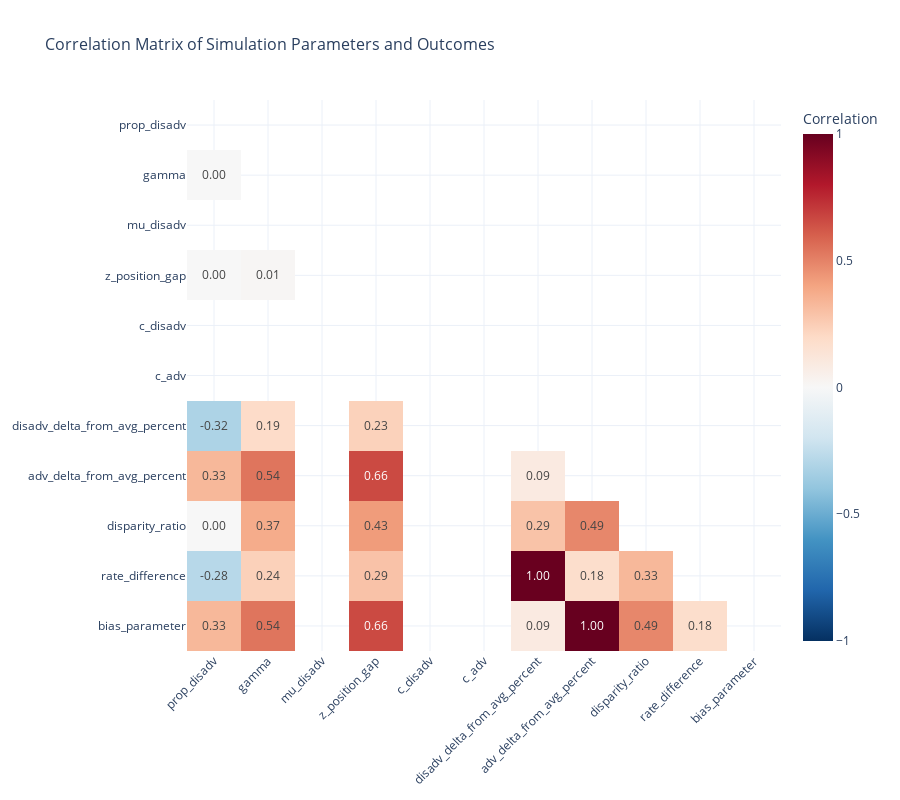

Write notebook code for a chart like this one.
### Code cell
import plotly.graph_objects as go
import numpy as np

# Define columns to include in the correlation matrix
# You can modify this list to focus on specific columns of interest
columns_to_include = [
    'prop_disadv', 
    'gamma', 'mu_disadv', 'z_position_gap', 'c_disadv', 'c_adv', 
    # 'pop_avg', 
    # 'rate_adv', 'rate_disadv', 
    'disadv_delta_from_avg_percent', 'adv_delta_from_avg_percent',
    'disparity_ratio', 'rate_difference', 'normalized_disparity_index', 
    
]

# Calculate the correlation matrix for selected columns
correlation_matrix = simulation_results[columns_to_include].corr()

# Create a mask for the upper triangle
mask = np.triu(np.ones_like(correlation_matrix, dtype=bool))

# Apply the mask to the correlation matrix
correlation_matrix_masked = correlation_matrix.copy()
correlation_matrix_masked.values[mask] = None

# Create a heatmap with plotly
fig = go.Figure(data=go.Heatmap(
    z=correlation_matrix_masked.values,
    x=correlation_matrix.columns,
    y=correlation_matrix.index,
    colorscale='RdBu_r',  # Red-Blue color scale (reversed to match coolwarm)
    zmid=0,               # Center the colormap at 0
    zmin=-1, zmax=1,      # Set the range of values
    text=np.where(np.isnan(correlation_matrix_masked.values), '', np.round(correlation_matrix_masked.values, 2)),  # Text to display on hover
    texttemplate='%{text:.2f}',  # Format for text (2 decimal places)
    hoverinfo='text',     # Show only the text on hover
    colorbar=dict(title='Correlation'),
))

# Update layout
fig.update_layout(
    title='Correlation Matrix of Simulation Parameters and Outcomes',
    title_font_size=16,
    width=900,
    height=800,
    xaxis=dict(tickangle=-45),  # Rotate x-axis labels for better readability
    yaxis=dict(autorange='reversed'),  # Reverse y-axis to match traditional heatmap orientation
    template='plotly_white'
)

fig.show()

### Figure 1 — Plotly figure (JSON) as saved in the notebook; plotly's stock layout.template omitted (floating-point values rounded to 4 significant figures)
{"data": [{"colorbar": {"title": {"text": "Correlation"}}, "colorscale": [[0, "rgb(5,48,97)"], [0.1, "rgb(33,102,172)"], [0.2, "rgb(67,147,195)"], [0.3, "rgb(146,197,222)"], [0.4, "rgb(209,229,240)"], [0.5, "rgb(247,247,247)"], [0.6, "rgb(253,219,199)"], [0.7, "rgb(244,165,130)"], [0.8, "rgb(214,96,77)"], [0.9, "rgb(178,24,43)"], [1, "rgb(103,0,31)"]], "hoverinfo": "text", "text": [["", "", "", "", "", "", "", "", "", "", ""], ["0.0", "", "", "", "", "", "", "", "", "", ""], ["", "", "", "", "", "", "", "", "", "", ""], ["0.0", "0.01", "", "", "", "", "", "", "", "", ""], ["", "", "", "", "", "", "", "", "", "", ""], ["", "", "", "", "", "", "", "", "", "", ""], ["-0.32", "0.19", "", "0.23", "", "", "", "", "", "", ""], ["0.33", "0.54", "", "0.66", "", "", "0.09", "", "", "", ""], ["0.0", "0.37", "", "0.43", "", "", "0.29", "0.49", "", "", ""], ["-0.28", "0.24", "", "0.29", "", "", "1.0", "0.18", "0.33", "", ""], ["0.33", "0.54", "", "0.66", "", "", "0.09", "1.0", "0.49", "0.18", ""]], "texttemplate": "%{text:.2f}", "type": "heatmap", "x": ["prop_disadv", "gamma", "mu_disadv", "z_position_gap", "c_disadv", "c_adv", "disadv_delta_from_avg_percent", "adv_delta_from_avg_percent", "disparity_ratio", "rate_difference", "bias_parameter"], "y": ["prop_disadv", "gamma", "mu_disadv", "z_position_gap", "c_disadv", "c_adv", "disadv_delta_from_avg_percent", "adv_delta_from_avg_percent", "disparity_ratio", "rate_difference", "bias_parameter"], "z": [[NaN, NaN, NaN, NaN, NaN, NaN, NaN, NaN, NaN, NaN, NaN], [0.001975, NaN, NaN, NaN, NaN, NaN, NaN, NaN, NaN, NaN, NaN], [NaN, NaN, NaN, NaN, NaN, NaN, NaN, NaN, NaN, NaN, NaN], [0.0005743, 0.01109, NaN, NaN, NaN, NaN, NaN, NaN, NaN, NaN, NaN], [NaN, NaN, NaN, NaN, NaN, NaN, NaN, NaN, NaN, NaN, NaN], [NaN, NaN, NaN, NaN, NaN, NaN, NaN, NaN, NaN, NaN, NaN], [-0.3154, 0.191, NaN, 0.2343, NaN, NaN, NaN, NaN, NaN, NaN, NaN], [0.33, 0.539, NaN, 0.6625, NaN, NaN, 0.09088, NaN, NaN, NaN, NaN], [0.00119, 0.374, NaN, 0.4268, NaN, NaN, 0.289, 0.4872, NaN, NaN, NaN], [-0.2811, 0.2373, NaN, 0.2911, NaN, NaN, 0.9959, 0.1803, 0.3295, NaN, NaN], [0.33, 0.539, NaN, 0.6625, NaN, NaN, 0.09085, 1.0, 0.4872, 0.1803, NaN]], "zmax": 1, "zmid": 0, "zmin": -1}], "layout": {"height": 800, "title": {"font": {"size": 16}, "text": "Correlation Matrix of Simulation Parameters and Outcomes"}, "width": 900, "xaxis": {"tickangle": -45}, "yaxis": {"autorange": "reversed"}}}
